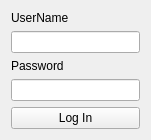
<?xml version="1.0" encoding="UTF-8"?>
<ui version="4.0">
 <class>Form</class>
 <widget class="QWidget" name="Form">
  <property name="geometry">
   <rect>
    <x>0</x>
    <y>0</y>
    <width>151</width>
    <height>133</height>
   </rect>
  </property>
  <property name="windowTitle">
   <string>Form</string>
  </property>
  <layout class="QVBoxLayout" name="verticalLayout">
   <item>
    <widget class="QLabel" name="label">
     <property name="text">
      <string>UserName</string>
     </property>
    </widget>
   </item>
   <item>
    <widget class="QLineEdit" name="lineEdit"/>
   </item>
   <item>
    <widget class="QLabel" name="label_2">
     <property name="text">
      <string>Password</string>
     </property>
    </widget>
   </item>
   <item>
    <widget class="QLineEdit" name="lineEdit_2"/>
   </item>
   <item>
    <widget class="QPushButton" name="logInBtn">
     <property name="text">
      <string>Log In</string>
     </property>
    </widget>
   </item>
  </layout>
 </widget>
 <resources/>
 <connections/>
</ui>
